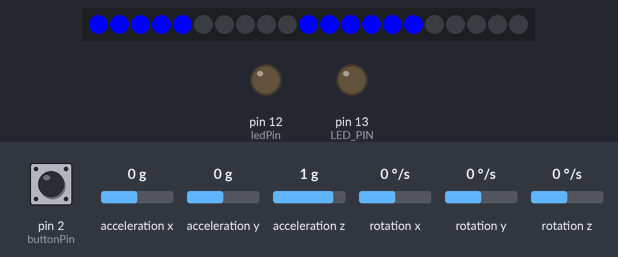
Simulated run of this sketch. Board: Arduino Uno, built with avr-gcc and run on an emulated ATmega328P. Shown: 21 RGB LEDs in strip order, left to right, output pins drawn as LEDs (lit = HIGH). Wiring (inferred from the names in the program): MPU-6050 motion sensor at I2C address 0x68. Inputs (shaded band) come from the test bench; at power-on: pin 2 (buttonPin) LOW, rotation x 0 °/s, acceleration y 0 g, acceleration x 0 g, acceleration z 1 g, rotation y 0 °/s, rotation z 0 °/s. Dim RGB values are drawn brighter than linear.

Above: at 2.2 s.
2.3 s: pin 2 (buttonPin) pulled HIGH for 0.15 s
At 2.76 s:
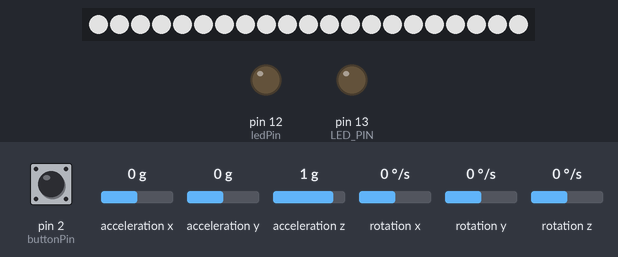
3.0 s: pin 2 (buttonPin) pulled HIGH for 1 s
At 4.28 s:
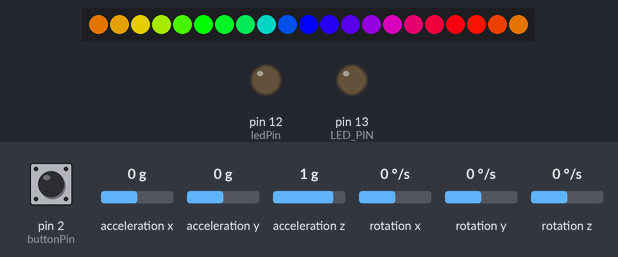
4.6 s: pin 2 (buttonPin) pulled HIGH for 0.15 s
At 6.5 s:
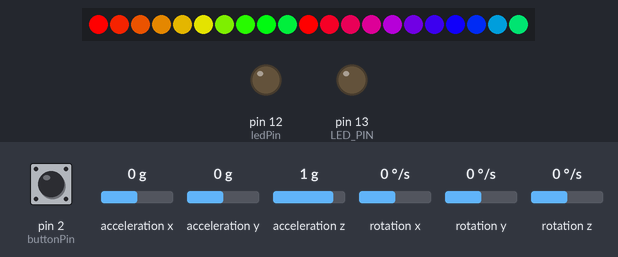
7.0 s: rotation x set to -192 °/s
At 8.6 s:
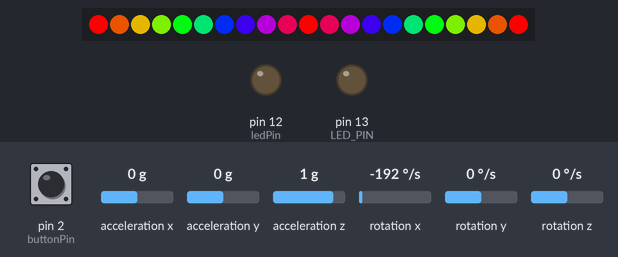
8.7 s: acceleration y set to -1.4 g
At 10.4 s:
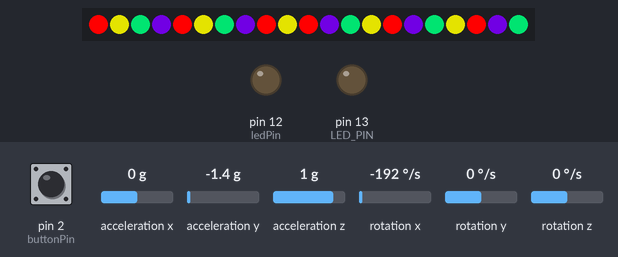
10.7 s: acceleration x set to -1.4 g
At 11.2 s:
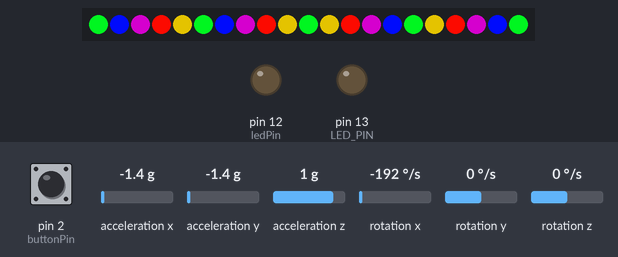
Timing chart, 0 to 13.7 s (numbered marks = the images above; inputs shaded):
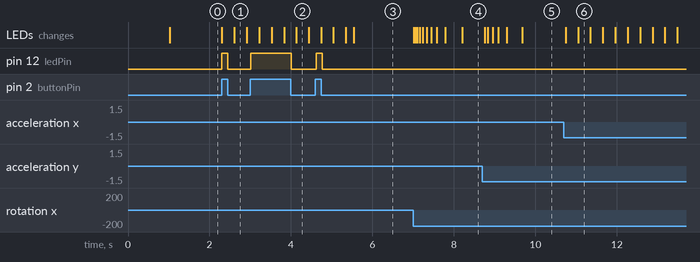

The sketch:

gyro.ino
```cpp
// FastLED includes
#include <FastLED.h>

#include <Wire.h>
#include "./mpu.h"

#define DEBUG
#define DEBUG_GYRO
#define DEBUG_LEDS
#define DEBUG_BT


// #define NUM_LEDS       181
// #define NUM_LEDS_H1    0
// #define NUM_LEDS_H2    90
// #define NUM_LEDS_Q1    0
// #define NUM_LEDS_Q2    45
// #define NUM_LEDS_Q3    90
// #define NUM_LEDS_Q4    135
#define NUM_LEDS       21
#define NUM_LEDS_H1    0
#define NUM_LEDS_H2    10
#define NUM_LEDS_Q1    0
#define NUM_LEDS_Q2    5
#define NUM_LEDS_Q3    10
#define NUM_LEDS_Q4    15

#define MODE_RAINBOW           0
#define MODE_GYRO_RAINBOW      1
#define MODE_WAVE              2
#define MODE_GYRO_WAVE1        3
#define MODE_POLICE_FLASH      4
#define MODE_STROB             5

#define MODE_TERMOMETER        64    // Этот режим будем включать только вручную

#define MODE_COUNT             6

#define MAX_CHANGE_STEPS       50

CRGB leds[NUM_LEDS];

unsigned char mode = MODE_TERMOMETER;

const int buttonPin = 2;     // номер входа, подключенный к кнопке
const int ledPin =  12;      // номер выхода светодиода
bool checkButton(){
    static int lastButtonState = 0;
    int buttonState = 0;         // переменная для хранения состояния кнопки
    // считываем значения с входа кнопки
    buttonState = digitalRead(buttonPin);

    // проверяем нажата ли кнопка
    // если нажата, то buttonState будет HIGH:
    if (buttonState == HIGH) {
        digitalWrite(ledPin, HIGH);
        if (lastButtonState == 0){
            lastButtonState = 1;
            return true;
        }
        else{
            return false;
        }
    }
    else {
        digitalWrite(ledPin, LOW);
        lastButtonState = 0;
        return false;
    }
}

void initSerial(){
    // initialize serial communication
    // (115200 chosen because it is required for Teapot Demo output, but it's
    // really up to you depending on your project)
    Serial.begin(19200);
    while (!Serial); // wait for Leonardo enumeration, others continue immediately
}

void initLEDS(){
    FastLED.addLeds<WS2812, 6, GRB>(leds, NUM_LEDS);
}

#define LED_PIN 13
bool blinkState = false;

void setup() {
    initLEDS();
    initSerial();
    mpu_setup();

    // инициализируем пин, подключенный к кнопке, как вход
    pinMode(buttonPin, INPUT);
    pinMode(ledPin, OUTPUT);

    // configure Arduino LED for
    pinMode(LED_PIN, OUTPUT);
}

//void set_led_flashing(int num){
//    for(int i=0; i < NUM_LEDS;i++){
//        if (i == num){
//            leds[i] = CRGB::White;
//        }
//        else if ((i+1)%NUM_LEDS == num){
//            leds[i] = CRGB(128,128,128);
//        }
//        else if ((i+2)%NUM_LEDS == num){
//            leds[i] = CRGB(64,64,64);
//        }
//        else{
//            leds[i] = CRGB::Black;
//        }
//    }
//}

// Создает движущуюся "радугу"
// rspeed - скорость движения радуги
// rlength - "длина волны" - количество диодов охватывающее весь спектр
// насыщенность и яркость - понятно что
// Двухсторонняя направленна и круговая последовательная версии
void rainbowWheel2(float rspeed, uint8_t rlength, uint8_t saturation=255, uint8_t britness=255){
    static float shift = 0;
    const float speed_delimiter = 2.0;
    shift += rspeed / speed_delimiter;
    uint16_t i=0;
    for(; i < NUM_LEDS_H2;i++){
        leds[i] = CHSV( ((i << 8)/rlength + (int)shift) & 0xFF, saturation, britness);
    }
    for(; i < NUM_LEDS;i++){
        leds[NUM_LEDS - (i - NUM_LEDS_H2 + 1)] = CHSV( ((i << 8)/rlength + (int)shift) & 0xFF, saturation, britness);
    }
}
void rainbowWheel(float rspeed, uint8_t rlength, uint8_t saturation=255, uint8_t britness=255){
    static float shift = 0;
    const float speed_delimiter = 2.0;
    shift += rspeed / speed_delimiter;
    uint16_t i=0;
    for(; i < NUM_LEDS;i++){
        leds[i] = CHSV( ((i << 8)/rlength + (int)shift) & 0xFF, saturation, britness);
    }
}

// Создает движущуюся волну одного оттенка
// hue - оттенок
// rspeed - скорость движения радуги
// rlength - "длина волны"
// насыщенность
void wave(uint8_t hue, float rspeed, uint8_t rlength, uint8_t saturation=255){
    static float shift = 0;
    shift += rspeed;
    if (shift > rlength) shift -= rlength;
    for(uint16_t i=0; i < NUM_LEDS;i++){
        static uint16_t brit;
        brit = ((int)(((i + shift) * 512.0) / rlength)) & 0x1FF;
        if (brit & 0x100) brit = 511 - brit;
        leds[i] = CHSV( hue, saturation, brit);
    }
}

// Создает волну на позиции
// hue - оттенок
// rspeed - скорость движения радуги
// rlength - "длина волны"
// насыщенность
void waveAt(uint8_t hue, uint8_t pos, uint8_t rlength, uint8_t saturation=255){
    for(uint16_t i=0; i < NUM_LEDS;i++){
        leds[i] = CRGB::Black;
    }
    for(uint16_t i = pos; i < NUM_LEDS && i < pos + rlength/2; i++){
        leds[i] = CHSV( hue, saturation, 255 - (int)(((i - pos)*255.0)/rlength));
    }
    for(int i = pos; i >= 0 && i > pos - rlength/2; i--){
        leds[i] = CHSV( hue, saturation, 255 - (int)(((pos - i)*255.0)/rlength));
    }
}

// Создает волну на позиции
// hue - оттенок
// rspeed - скорость движения радуги
// rlength - "длина волны"
// насыщенность
void shineAt3(uint8_t hue, uint8_t pos, uint8_t saturation=255){
    if (pos >= NUM_LEDS) return;
    for(uint16_t i=0; i < NUM_LEDS;i++){
        leds[i] = CRGB::Black;
    }
    leds[pos] = CHSV( hue, saturation, 255);
    if (pos > 0) leds[pos - 1] = CHSV( hue, saturation, 128);
    if (pos < NUM_LEDS - 1) leds[pos + 1] = CHSV( hue, saturation, 128);
}
// Создает волну на позиции
// hue - оттенок
// rspeed - скорость движения радуги
// rlength - "длина волны"
// насыщенность
void shine(uint8_t hue, uint8_t pos, uint8_t rlength, uint8_t saturation=255){
    int i;
    for(i = 0; i < NUM_LEDS;i++){
        leds[i] = CRGB::Black;
    }
    for (i = 0; i < rlength; i++){
        int val = i + pos - rlength/2;
        if (val > 0 && val < NUM_LEDS){
            leds[i] = CHSV( hue, saturation, 255 - abs(255 - i*510/rlength));
        }
    }
}

// Эффект полицейской мигалки
// Одна сторона мигает красным, вторая синим
void policeFlash(uint16_t& animate_step){
    const int flash_length = 24;
    const int speed_delimeter = 4;
    int local_step = animate_step / speed_delimeter;            // Замедление анимации
    uint16_t i=0;
    for( i = 0; i < NUM_LEDS ; i++){
        leds[i] = CRGB::Black;
    }
    if (local_step % 2 == 0) return;
    if (local_step < flash_length / 2 - 4){
        for ( i = NUM_LEDS_Q1; i < NUM_LEDS_Q2; i++ ){
            leds[i] = CRGB::Red;
        }
        for ( i = NUM_LEDS_Q4; i < NUM_LEDS; i++ ){
            leds[i] = CRGB::Red;
        }
    }

    if (local_step > flash_length / 2 && local_step < flash_length - 4){
        for ( i = NUM_LEDS_Q2; i < NUM_LEDS_Q4; i++ ){
            leds[i] = CRGB::Blue;
        }
    }

    animate_step = animate_step % (flash_length*speed_delimeter);
}

// Эффект стробоскопа
void strob(uint16_t& animate_step){
//    const int flash_length = 24;
    const int speed_delimeter = 2;
    int local_step = animate_step / speed_delimeter;            // Замедление анимации
    uint16_t i=0;
    if (local_step % 2 == 0){
        for( i = 0; i < NUM_LEDS ; i++){
            leds[i] = CRGB::Black;
        }
    }
    else {
        for( i = 0; i < NUM_LEDS ; i++){
            leds[i] = CRGB::White;
        }
    }
}

// Показывает температуру
void showTemperature(const int temp){
    uint16_t i=0;
    for( i = 0; i < NUM_LEDS ; i++){
        leds[i] = CRGB::Black;
    }

    for( i = 0; i < ((temp*NUM_LEDS_H2)/40) ; i++){
        leds[i] = CRGB::Blue;
    }
    for( i = NUM_LEDS_H2; i < NUM_LEDS_H2 + ((temp*(NUM_LEDS - NUM_LEDS_H2))/40) ; i++){
        leds[i] = CRGB::Blue;
    }
}

void change(uint8_t &chg_step){
    uint16_t i = 0;
    uint8_t value = 255 - abs(255 - (chg_step*510/MAX_CHANGE_STEPS));
    for( i = 0; i < NUM_LEDS ; i++){
        leds[i] = CRGB(value,value,value);
    }
    chg_step--;
}

static uint16_t ani_step = 0;
static uint8_t chg_step = 0;
void loop() {
// blink LED to indicate activity
//    blinkState = !blinkState;
//    digitalWrite(LED_PIN, blinkState);

    mpu_get();
//    Serial.print(F("GYR:"));
//    Serial.print(get_last_x_angle());
//    Serial.print(F(","));
//    Serial.print(get_last_y_angle());
//    Serial.print(F(","));
//    Serial.print(get_last_z_angle());
//    Serial.println();

//    Serial.println(( (double) gyro.getTemperature() + 12412.0) / 340.0);
    if (checkButton()){
        mode = (mode + 1) % MODE_COUNT;
        chg_step = MAX_CHANGE_STEPS;
    }

    if (chg_step){
        change(chg_step);
    }
    else{
        static uint8_t hue = 200;
        switch(mode){
        case MODE_RAINBOW:
            rainbowWheel(6, 20);
            break;
        case MODE_GYRO_RAINBOW:
            rainbowWheel2(get_last_y_angle(), 20 - (abs(get_last_x_angle())/9));
            break;
        case MODE_WAVE:
            hue += get_last_x_angle() / 45.0;
            wave(hue, get_last_y_angle()/30.0, 20);
            break;
        case MODE_GYRO_WAVE1:
            hue += get_last_x_angle() / 45.0;
            shine(hue, (int)((get_last_y_angle() + 90.0)/180.0 * NUM_LEDS), 5);
            break;
//        case MODE_GYRO_WAVE2:
//            shineAt3((uint8_t)(((get_last_y_angle() + 90.0)/90.0)*128), (int)((get_last_x_angle() + 90.0)/180.0 * NUM_LEDS));
//            break;
        case MODE_POLICE_FLASH:
            policeFlash(ani_step);
            break;
        case MODE_STROB:
            strob(ani_step);
            break;
        case MODE_TERMOMETER:
            showTemperature(get_last_temperature());
            break;
        }
    }
    FastLED.show();
    ani_step++;
    delay(10);
}
```

Source omitted: mpu.h (38023 bytes)

Measured:
- after the input at 2.3 s, pin 12 (ledPin): LOW → HIGH at once, → LOW 0.15 s later; the LEDs: first change at once (image 1 shows a later state)
- after the input at 3.0 s, pin 12 (ledPin): LOW → HIGH at once, → LOW 1.0 s later
- after the input at 4.6 s, pin 12 (ledPin): LOW → HIGH at once, → LOW 0.15 s later; the LEDs: first change after 0.14 s (image 3 shows a later state)
- after the input at 7.0 s, the LEDs: first change at once (image 4 shows a later state)
- after the input at 8.7 s, the LEDs: first change after 0.06 s (image 5 shows a later state)
- after the input at 10.7 s, the LEDs: first change at once (image 6 shows a later state)
